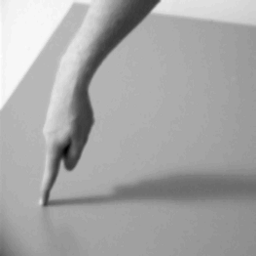
#> input picture assignment6/hand.tiff, 256 x 256 px
$ jupyter execute --allow-errors 1.ipynb
#> lines starting #> are read from the running program, lines starting #| are printed output that depends on the picture; after the words box and inside, x2 and y2 are one past the last pixel; in counts of white or black regions, pixels touching at a corner belong together; pictures that were not available may be replaced by others from this repository, and a replacement may not be noted
[cell 1]
from skimage.feature import canny, corner_harris, corner_peaks
import numpy as np
import matplotlib.pyplot as plt
from skimage.io import imread

[cell 2]
# 1.1
hand = imread('hand.tiff', as_gray=True)
#> hand is the input picture: shape (256, 256); min 0, max 255, mean 166
hand_1 = canny(hand, sigma=1)
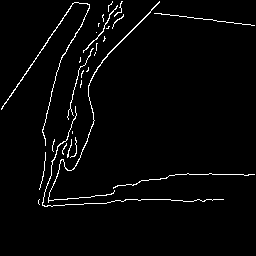
#> hand_1: shape (256, 256) bool; 2.6% white in thin lines or dots, all inside (x1, y1, x2, y2) = (1, 1, 255, 207)
#> (the rest of this cell did not finish here and is left out)

[cell 3]
# 1.2
modelhouses = imread('modelhouses.png', as_gray=True)
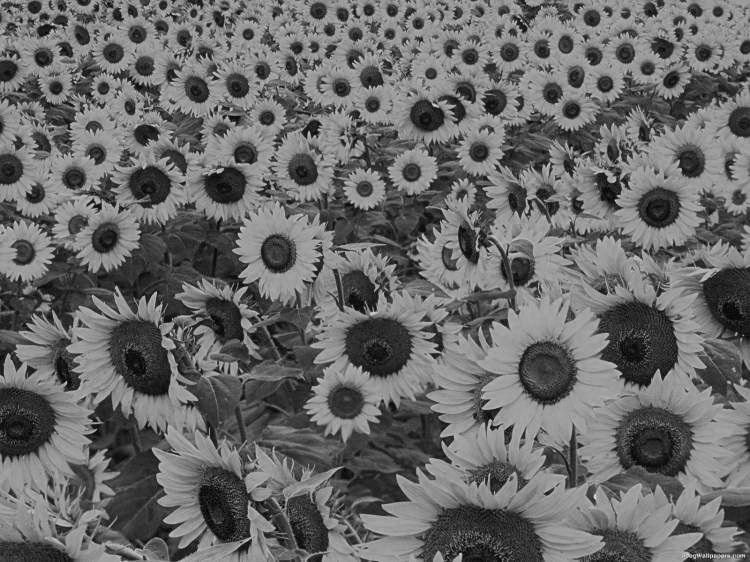
#> input picture assignment6/sunflower.tiff, 750 x 562 px, given in place of modelhouses.png, which was not available
#> modelhouses is the input picture: shape (562, 750); min 1, max 240, mean 105
modelhouses_1 = corner_harris(modelhouses, k=0.10, sigma=1)
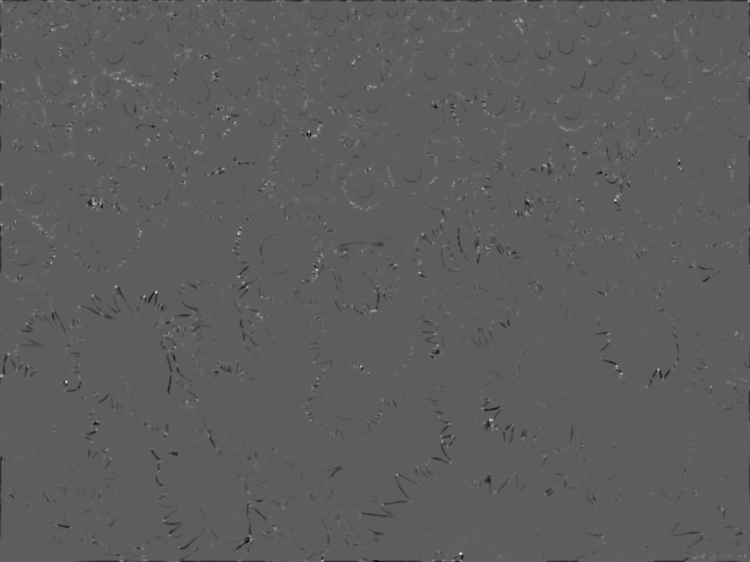
#> modelhouses_1: shape (562, 750) float64; min -1.1, max 1.89, mean -0.00249; drawn with min black and max white
modelhouses_2 = corner_harris(modelhouses, k=0.20, sigma=1)
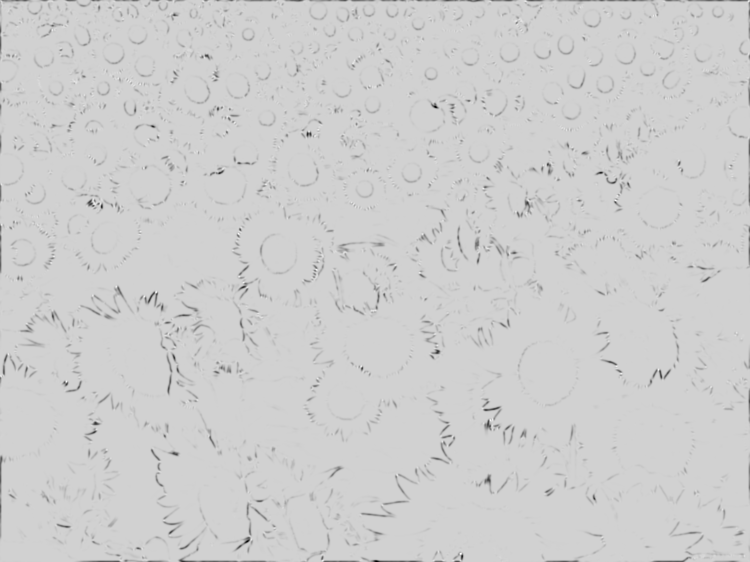
#> modelhouses_2: shape (562, 750) float64; min -2.27, max 0.493, mean -0.0332; drawn with min black and max white
modelhouses_3 = corner_harris(modelhouses, k=0.10, sigma=2)
modelhouses_4 = corner_harris(modelhouses, k=0.20, sigma=2)

fig, axs = plt.subplots(2, 3, figsize=(15,8))
axs[0,0].imshow(modelhouses, cmap='gray')
axs[0,0].set_title('Original image')
axs[0,0].axis('off')
axs[0,1].imshow(modelhouses_1, cmap='gray')
axs[0,1].set_title('k=0.10, sigma=1')
axs[0,1].axis('off')
axs[0,2].imshow(modelhouses_2, cmap='gray')
axs[0,2].set_title('k=0.20, sigma=1')
axs[0,2].axis('off')
axs[1,0].imshow(modelhouses, cmap='gray')
axs[1,0].set_title('Original image')
axs[1,0].axis('off')
axs[1,1].imshow(modelhouses_3, cmap='gray')
axs[1,1].set_title('k=0.10, sigma=2')
axs[1,1].axis('off')
axs[1,2].imshow(modelhouses_4, cmap='gray')
axs[1,2].set_title('k=0.20, sigma=2')
axs[1,2].axis('off')
plt.tight_layout()
plt.show()

[cell 4]
modelhouses_1 = corner_harris(modelhouses, method='eps', eps=1e-30, sigma=2)
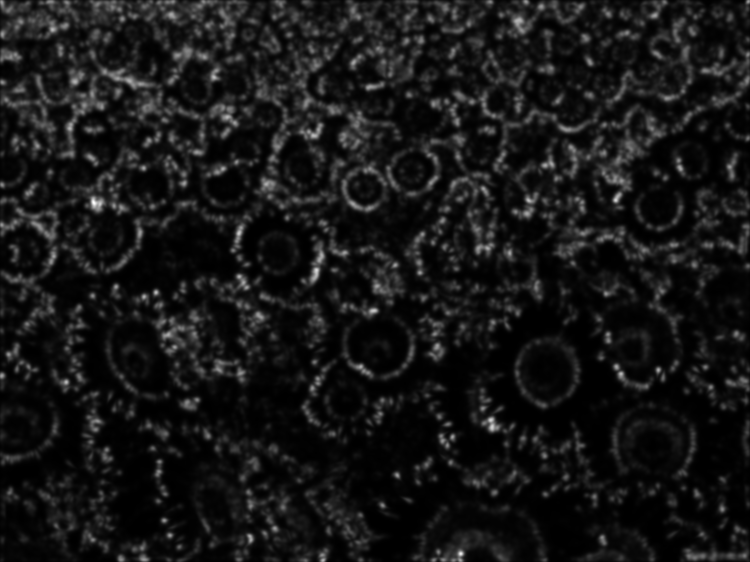
#> modelhouses_1: shape (562, 750) float64; min 0.000236, max 1.17, mean 0.103; drawn with min black and max white
modelhouses_2 = corner_harris(modelhouses, method='eps', eps=1e-20, sigma=2)
modelhouses_3 = corner_harris(modelhouses, method='eps', eps=1e-10, sigma=2)
modelhouses_4 = corner_harris(modelhouses, method='eps', eps=1e-05, sigma=2)
modelhouses_5 = corner_harris(modelhouses, method='eps', eps=1e-01, sigma=2)


fig, axs = plt.subplots(2, 3, figsize=(14,8))
axs[0,0].imshow(modelhouses, cmap='gray')
axs[0,0].set_title('Original image')
axs[0,0].axis('off')
axs[0,1].imshow(modelhouses_1, cmap='gray')
axs[0,1].set_title('eps=1e-30, sigma=2')
axs[0,1].axis('off')
axs[0,2].imshow(modelhouses_2, cmap='gray')
axs[0,2].set_title('eps=1e-20, sigma=2')
axs[0,2].axis('off')
axs[1,0].imshow(modelhouses_3, cmap='gray')
axs[1,0].set_title('eps=1e-10, sigma=2')
axs[1,0].axis('off')
axs[1,1].imshow(modelhouses_4, cmap='gray')
axs[1,1].set_title('eps=1e-05, sigma=2')
axs[1,1].axis('off')
axs[1,2].imshow(modelhouses_5, cmap='gray')
axs[1,2].set_title('eps=1e-01, sigma=2')
axs[1,2].axis('off')
plt.tight_layout()
plt.show()

[cell 5]
# 1.3
modelhouses = imread('modelhouses.png', as_gray=True)
corner = np.array(corner_peaks(corner_harris(modelhouses, k=0.30, sigma=5)))
#> corner = 638 pairs, first value 6 to 552, second value 6 to 745
plt.imshow(modelhouses, cmap='gray')
plt.scatter(corner[:,1], corner[:,0], marker='.', c='red')
plt.show()
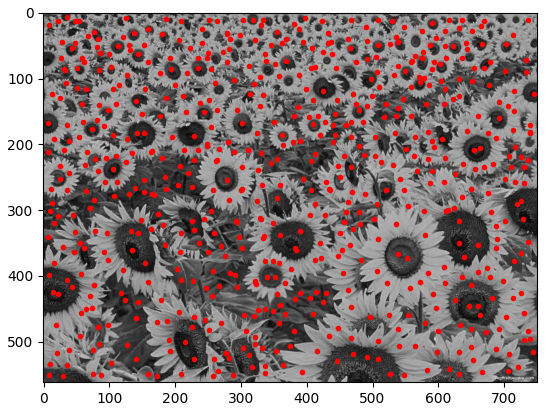
#> figure drawn by matplotlib, 1 panel
